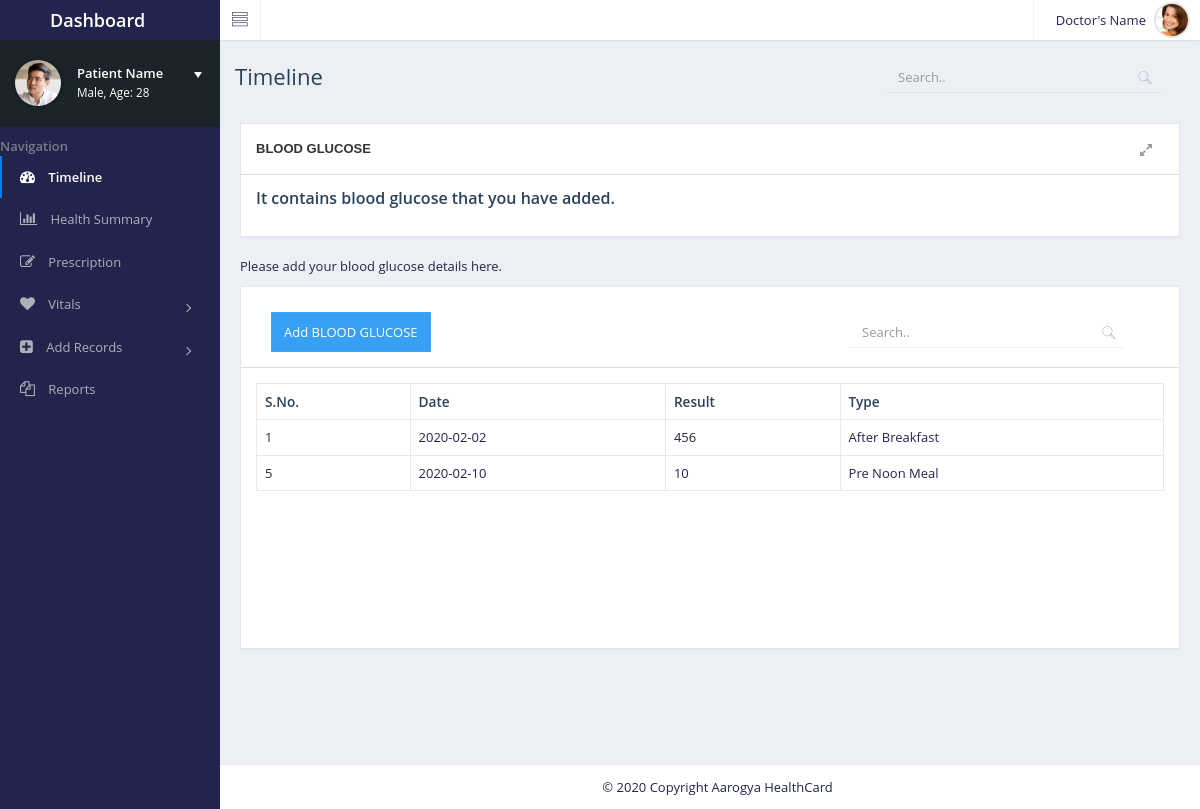
Page /User/aarogyahealth-master/dashboard/blood_glucose.php on the committed database.
### tables this page shows
CREATE TABLE `u_bloodglucose` (
  `bg_id` int(15) NOT NULL,
  `u_id` varchar(15) NOT NULL,
  `result` varchar(20) DEFAULT NULL,
  `utype` varchar(20) DEFAULT NULL,
  `udate` text,
  `notes` text
);

### User/aarogyahealth-master/dashboard/blood_glucose.php (the view, shortened to what this page needs)
<?php include "C:/xampp/htdocs/New folder/aarogyahealth-master/dashboard/dbconnect.php"?>
<?php
    $disp=$mysqli->query("SELECT * from u_bloodglucose");
?>
<!DOCTYPE html>
<html lang="en">
<head>
    <link href="assets/plugins/bootstrap/css/bootstrap.min.css" rel="stylesheet">
    <link href="assets/css/essentials.css" rel="stylesheet" type="text/css" />
    <link href="assets/css/layout.css" rel="stylesheet" type="text/css" />
    <link href="assets/css/jais.css" rel="stylesheet">
    <link href="assets/css/demo/jais-demo-icons.css" rel="stylesheet">
     <link href = "https://code.jquery.com/ui/1.10.4/themes/ui-lightness/jquery-ui.css" rel = "stylesheet">
</head>
<body>
    <div id="container" class="effect aside-float aside-bright mainnav-lg">
        <header id="navbar">
            <div id="navbar-container" class="boxed">
                <div class="navbar-header">
                    <a href="index.html" class="navbar-brand">
                        <div class="brand-title">
                            <span class="brand-text">Dashboard</span>
                        </div>
                    </a>
                </div>
                <div class="navbar-content clearfix">
                    <ul class="nav navbar-top-links pull-left">
                        <li class="tgl-menu-btn">
                            <a class="mainnav-toggle" href="#">
                                <i class="demo-pli-view-list"></i>
                            </a>
                        </li>
                    </ul>
                    <ul class="nav navbar-top-links pull-right">
                        <li id="dropdown-user" class="dropdown">
                            <a href="#" data-toggle="dropdown" class="dropdown-toggle text-right">
                                <span class="pull-right">
                                    <img class="img-circle img-user media-object" src="assets/images/9.png" alt="Profile Picture">
                                </span>
                                <div class="username hidden-xs">Doctor's Name</div>
                            </a>
                        </li>
                    </ul>
                </div>
            </div>
        </header>
        <div class="boxed">
            <div id="content-container">
                <div id="page-title">
                    <h1 class="page-header text-overflow">Timeline</h1>
                    <div class="searchbox">
                        <div class="input-group custom-search-form">
                            <input type="text" class="form-control" placeholder="Search..">
                            <span class="input-group-btn">
                                <button class="text-muted" type="button"><i class="demo-pli-magnifi-glass"></i></button>
                            </span>
                        </div>
                    </div>
                </div>
                <div id="content" class="dashboard padding-20">
                    <div id="panel-1" class="panel panel-default">
                        <div class="panel-heading">
                            <span class="title elipsis">
                                <strong style="text-transform: uppercase;font-weight: bold;">Blood Glucose</strong>
                            </span>
                            <ul class="options pull-right list-inline">
                                <li><a href="#" class="opt panel_fullscreen hidden-xs" data-toggle="tooltip" title="Fullscreen" data-placement="bottom"><i class="fa fa-expand"></i></a></li>
                            </ul>
                        </div>
                        <div class="panel-body">
                            <h4>It contains blood glucose that you have added.</h4>
                        </div>
                    </div>
                <p>Please add your blood glucose details here.</p>
                    <div id="panel-1" class="panel panel-default" >
                        <div class="panel-heading">
                               <div id="page-title">
                                 <button type="button" class="btn btn-primary" data-toggle="modal" data-target="#myModal">Add BLOOD GLUCOSE</button>
                    <br>
                    <div class="searchbox">
                        <div class="input-group custom-search-form">
                            <input type="text" class="form-control" placeholder="Search..">
                            <span class="input-group-btn">
                                <button class="text-muted" type="button"><i class="demo-pli-magnifi-glass"></i></button>
                            </span>
                        </div>
                    </div>
                </div>
                        </div>
                        <div class="panel-body">
                            <div id="flot-sales" class="fullwidth height-250">
                            <div class="table-responsive">
                                <?php
                               echo "<table class='table table-bordered table-hover'>
                                        <tr>
                                            <th>S.No.</th>
                                            <th>Date</th>
                                            <th>Result</th>
                                            <th>Type</th>
                                        </tr>";
                                        while($row=mysqli_fetch_array($disp))
                                        {
                                            echo "<tr>";
                                            echo "<td>".$row['bg_id']."</td>";
                                            echo "<td>".$row['udate']."</td>";
                                            echo "<td>".$row['result']."</td>";
                                            echo "<td>".$row['utype']."</td>";
                                            echo "</tr>";
                                        }
                                        echo "</table>";
                                        ?>
                                </div>
                            </div>
                        </div>
                    </div>
                </div>
            </div>
            <nav id="mainnav-container">
                <div id="mainnav">
                    <div id="mainnav-menu-wrap">
                        <div class="nano">
                            <div class="nano-content">
                                <div id="mainnav-profile" class="mainnav-profile">
                                    <div class="profile-wrap">
                                        <div class="pad-btm">
                                        <a href="#profile-nav" class="box-block" data-toggle="collapse" aria-expanded="false">
                                            <span class="pull-right dropdown-toggle">
                                                <i class="dropdown-caret"></i>
                                            </span>
                                            <p class="mnp-name">Patient Name</p>
                                            <span class="mnp-desc">Male, Age: 28</span>
                                        </a>
                                            <img class="img-circle img-sm img-border" src="assets/images/2.png" alt="Profile Picture">
                                        </div>
                                    </div>
                                </div>
                           <ul id="mainnav-menu" class="list-group">
                                    <li class="list-header">Navigation</li>
                                    <li class="active-link">
                                        <a href="index.php">
                                            <i class="fa fa-tachometer"></i>
                                            <span class="menu-title">
                                                <strong>Timeline</strong>
                                            </span>
                                        </a>
                                    </li>
                                    <li>
                                        <a href="#">
                                            <i class="fa fa-bar-chart"></i>
                                            <span class="menu-title">Health Summary</span>
                                        </a>
                                    </li>
                                        <li>
                                        <a href="prescription.php">
                                            <i class="fa fa-pencil-square-o"></i>
                                            <span class="menu-title">Prescription</span>
                                        </a>
                                    </li>
                                     <li>
                                        <a href="#">
                                            <i class="fa fa-heart"></i>
                                            <span class="menu-title">Vitals</span>
                                            <i class="arrow"></i>
                                        </a>
                                    </li>
                                    <li>
                                        <a href="#">
                                            <i class="fa fa-plus-square"></i>
                                            <span class="menu-title">Add Records</span>
                                            <i class="arrow"></i>
                                        </a>
                                    </li>
                                    <li>
                                        <a href="#">
                                            <i class="fa fa-files-o"></i>
                                            <span class="menu-title">Reports</span>
                                        </a>
                                    </li>
                                        </ul>
                                    </div>
                                </div>
                    </div>
                </div>
            </nav>
        </div>
        <footer id="footer">
            <p class="pad-lft">&#0169; 2020 Copyright Aarogya HealthCard</p>
        </footer>
        <button class="scroll-top btn">
        </button>
    </div>
</body>
</html>

### User/aarogyahealth-master/dashboard/assets/css/layout.css (style rules this page uses)
html, body { background:#f1f2f7; }
body { color:#3e3f77; height:100%; direction: ltr; overflow-x:hidden; font-size:14px; font-family:'Open Sans', Arial, sans-serif; }
body { height:100%; }
.dashboard .panel { border:#e6e6e6 1px solid; -webkit-box-shadow: 0 2px 1px -1px rgba(0, 0, 0, 0.03); -moz-box-shadow: 0 2px 1px -1px rgba(0, 0, 0, 0.03); box-shadow: 0 2px 1px -1px rgba(0, 0, 0, 0.03); }

### rows in the picture
u_bloodglucose: bg_id "1", udate "2020-02-02", result "456", utype "After Breakfast"
u_bloodglucose: bg_id "5", udate "2020-02-10", result "10", utype "Pre Noon Meal"
